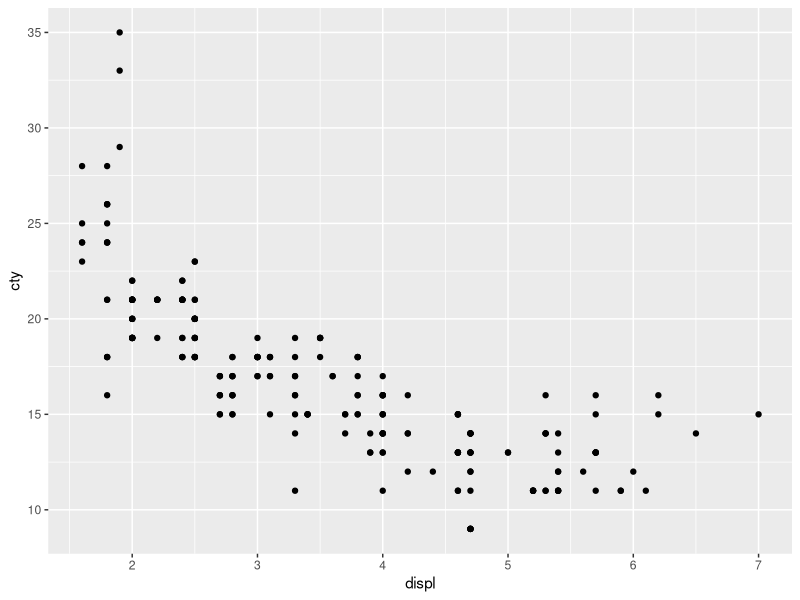
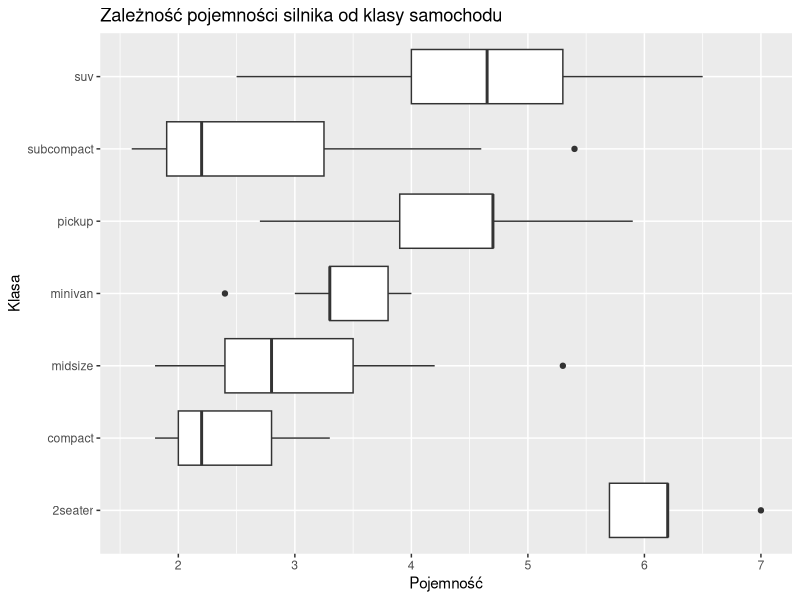

Reproduce these figures in R, in order.
## ---- chunk 1
ile <- function(dzien, miesiac, rok, lata_obsuwy) {
  g_2018 <- (((12- miesiac)*30)- (30- dzien))*24
  g_2022 <- 6*30*24
  pelnegodziny <- (2022- rok-1 + lata_obsuwy)* 365 *24
  print(g_2018 + g_2022 + pelnegodziny)
}

ile(07,05,2018,0)
## ---- chunk 2
ile <- function(dzien, miesiac, rok, lata_obsuwy) {
  g_2018 <- (((12- miesiac)*30)- (30- dzien))*24
  g_2022 <- 6*30*24
  pelnegodziny <- (2022- rok-1 + lata_obsuwy)* 365 *24
  print(g_2018 + g_2022 + pelnegodziny)
}

ile(07,05,2018,0)

## ---- chunk 3
library (tidyverse)
ggplot (data = mpg) +
  geom_point (mapping = aes (x = displ, y = cty))
## ---- chunk 4
library(tidyverse)
ggplot (data = mpg, aes(x = class, y = displ)) +
  geom_boxplot() +
  coord_flip() +
  labs(title = "Zależność pojemności silnika od klasy samochodu", x = "Klasa", y = "Pojemność") 

